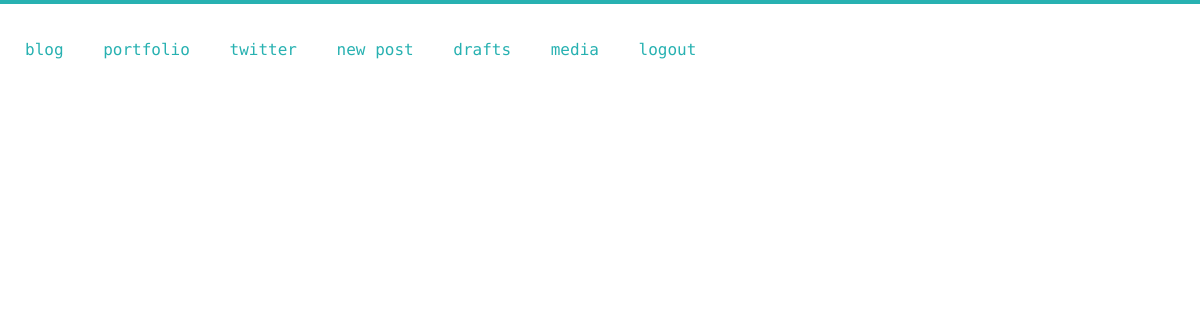
The page / (signed in) on the database as committed earlier.
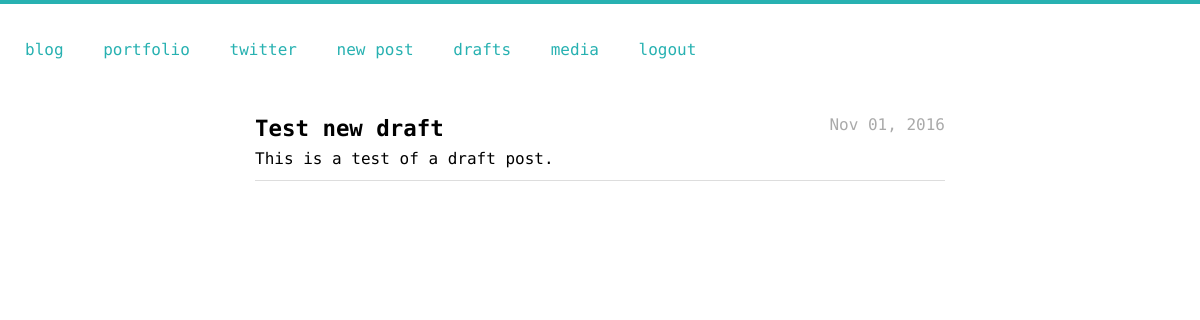
The same page on the database as committed later.
### app/models.py (models this page shows, shortened)
class Post(db.Model):
    id = db.Column(db.Integer, primary_key = True)
    title = db.Column(db.String)
    description = db.Column(db.String)
    content = db.Column(db.String)
    slug = db.Column(db.String)
    timestamp = db.Column(db.DateTime)
    draft = db.Column(db.Boolean, default=True)

### app/views.py (the view)
@app.route('/')
def index():
	posts = Post.query.order_by(Post.timestamp.desc()).filter_by(draft=False).all()
	return render_template('index.html', posts=posts, auth=has_auth())

### app/__init__.py (called while the page is built)
@app.template_filter('prettytime')
def prettytime(date):
    return date.strftime("%b %d, %Y")

### app/views.py (called while the page is built)
def has_auth():
	return 'username' in session

### app/templates/index.html
{% extends "base.html" %}
{% block stylesheet %}
	<link rel="stylesheet" type="text/css" href="/static/stylesheets/post_list.css">
{% endblock%}
{% block content %}
	<article>
		{% for post in posts %}
			<div class="post">
				<div id="titledate">
					<a href="/posts/{{ post.slug }}"><h2 id="title">{{ post.title }}</h2></a>
					<div id="date">{{ post.timestamp|prettytime }}</div>
				</div>
				<div id="preview">
					{{ post.description }}
				</div>
			</div>
		{% endfor %}
	</article>
{% endblock %}

### app/templates/base.html (shortened to what this page needs)
<!DOCTYPE html>
<html lang="en">
	<head>
		{% block stylesheet %}{% endblock %}
		<link rel="stylesheet" type="text/css" href="/static/stylesheets/primary.css">
	</head>
	<body>
		{% block menu %}
			<div class="navigation">
				<ul>
					<li><a href="{{ url_for('index') }}">blog</a></li>
					<li><a href="{{ url_for('portfolio') }}">portfolio</a></li>
					<li><a href="https://twitter.com/naturaln0va">twitter</a></li>
					{% if auth %}
						<li><a href="{{ url_for('new_post') }}">new post</a></li>
						<li><a href="{{ url_for('drafts') }}">drafts</a></li>
						<li><a href="{{ url_for('cms') }}">media</a></li>
						<li><a href="{{ url_for('logout') }}">logout</a></li>
					{% endif %}
				</ul>
			</div>
		{% endblock %}
		{% block content %}{% endblock %}
	</body>
</html>

### app/static/stylesheets/post_list.css (style rules this page uses)
.post { margin-bottom: 15px; border-bottom: 1px solid #ddd; }
.post #titledate { padding: .5em 0; }
.post #titledate a { text-decoration: none; color: #000; }
.post #titledate #title { display: inline; }
.post #titledate #date { float: right; display: inline; color: #aaa; }
.post #preview { padding-bottom: 12px; }
#date { color: #aaa; }

### app/static/stylesheets/primary.css (style rules this page uses)
body { font-family: 'PT Mono', monospace, serif; background: #FFF; text-align: left; margin: 0; }
body h2 { font-size: 1.4em; }
body article { width: 85%; margin: 0 auto; max-width: 690px; padding: 8px 0px; }
body article a { color: #27b1b1; }
.navigation { margin: 0; padding: 10px; }
.navigation ul { text-align: left; padding: 0; margin: 0; }
.navigation li { display: inline-block; list-style: none; padding: 30px 15px; }
.navigation li a { text-decoration: none; color: #27b1b1; }

Rows that differ between the two databases and show on the page:
now on this page (row edited): Post: title "Test new draft", timestamp|prettytime "Nov 01, 2016", description "This is a test of a draft post."
